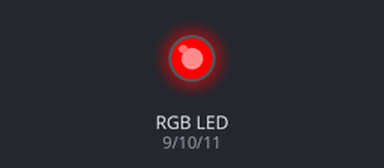
A sketch run on a simulated Arduino Uno, built with avr-gcc and run on an emulated ATmega328P. Shown: an RGB LED mixed from three pins (HIGH = lit).

Above: at 0.5 s.
At 2.5 s:
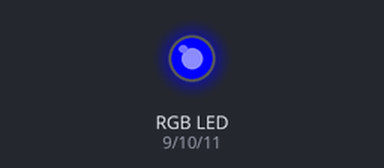
At 3.5 s:
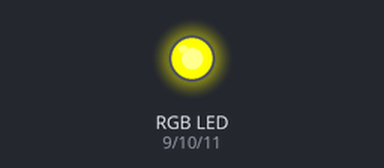
At 4.5 s:
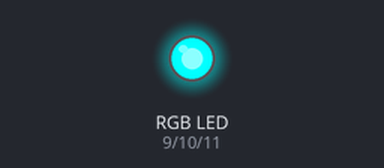
At 6.5 s:
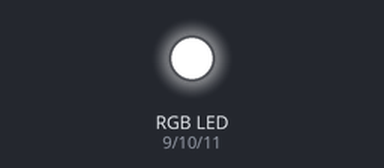
At 8.5 s:
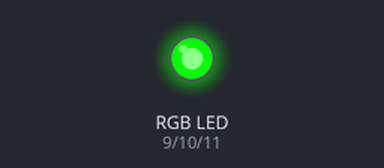
Timing chart, 0 to 9.1 s (numbered marks = the images above):
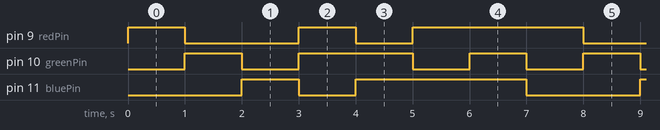

Measured:
- by itself, pin 9 (redPin): repeats every 7.0 s: LOW 2.0 s, HIGH 1.0 s, LOW 1.0 s, HIGH 3.0 s
- by itself, pin 10 (greenPin): repeats every 7.0 s: LOW 1.0 s, HIGH 2.0 s, 2 × (LOW 1.0 s, HIGH 1.0 s)
- by itself, pin 11 (bluePin): repeats every 7.0 s: LOW 1.0 s, HIGH 3.0 s, LOW 2.0 s, HIGH 1.0 s

The sketch:

7colorLED.ino
```cpp
// implemented using SMD RGB LED module

const int redPin = 9;    // Digital pin connected to the red lead of SMD RGB LED
const int greenPin = 10; // Digital pin connected to the green lead of SMD RGB LED
const int bluePin = 11;  // Digital pin connected to the blue lead of SMD RGB LED

// Define colors (R, G, B)
const int colors[7][3] = {
  {255, 0, 0},     // Red
  {0, 255, 0},     // Green
  {0, 0, 255},     // Blue
  {255, 255, 0},   // Yellow
  {0, 255, 255},   // Cyan
  {255, 0, 255},   // Magenta
  {255, 255, 255}  // White
};

void setup() {
  pinMode(redPin, OUTPUT);
  pinMode(greenPin, OUTPUT);
  pinMode(bluePin, OUTPUT);
}

void loop() {
  // Cycle through colors
  for (int colorIndex = 0; colorIndex < 7; colorIndex++) {
    setColor(colors[colorIndex][0], colors[colorIndex][1], colors[colorIndex][2]);
    delay(1000);
  }
}

// Function to set the color of the SMD RGB LED
void setColor(int redValue, int greenValue, int blueValue) {
  analogWrite(redPin, redValue);     // Set intensity of red LED
  analogWrite(greenPin, greenValue); // Set intensity of green LED
  analogWrite(bluePin, blueValue);   // Set intensity of blue LED
}
```
